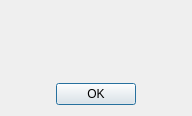
<?xml version="1.0" encoding="UTF-8"?>
<ui version="4.0">
 <class>CAboutDlg</class>
 <widget class="QDialog" name="CAboutDlg">
  <property name="windowModality">
   <enum>Qt::NonModal</enum>
  </property>
  <property name="geometry">
   <rect>
    <x>0</x>
    <y>0</y>
    <width>192</width>
    <height>116</height>
   </rect>
  </property>
  <property name="windowTitle">
   <string>About FT8Call</string>
  </property>
  <layout class="QVBoxLayout" name="verticalLayout">
   <item>
    <layout class="QHBoxLayout" name="horizontalLayout_2">
     <item>
      <widget class="QLabel" name="labelTxt">
       <property name="text">
        <string/>
       </property>
       <property name="alignment">
        <set>Qt::AlignCenter</set>
       </property>
       <property name="openExternalLinks">
        <bool>true</bool>
       </property>
      </widget>
     </item>
    </layout>
   </item>
   <item>
    <spacer name="verticalSpacer">
     <property name="orientation">
      <enum>Qt::Vertical</enum>
     </property>
     <property name="sizeHint" stdset="0">
      <size>
       <width>20</width>
       <height>40</height>
      </size>
     </property>
    </spacer>
   </item>
   <item>
    <layout class="QHBoxLayout" name="horizontalLayout">
     <item>
      <spacer name="horizontalSpacer">
       <property name="orientation">
        <enum>Qt::Horizontal</enum>
       </property>
       <property name="sizeHint" stdset="0">
        <size>
         <width>40</width>
         <height>20</height>
        </size>
       </property>
      </spacer>
     </item>
     <item>
      <widget class="QPushButton" name="okButton">
       <property name="text">
        <string>OK</string>
       </property>
      </widget>
     </item>
     <item>
      <spacer name="horizontalSpacer_2">
       <property name="orientation">
        <enum>Qt::Horizontal</enum>
       </property>
       <property name="sizeHint" stdset="0">
        <size>
         <width>40</width>
         <height>20</height>
        </size>
       </property>
      </spacer>
     </item>
    </layout>
   </item>
  </layout>
 </widget>
 <resources/>
 <connections>
  <connection>
   <sender>okButton</sender>
   <signal>clicked()</signal>
   <receiver>CAboutDlg</receiver>
   <slot>accept()</slot>
   <hints>
    <hint type="sourcelabel">
     <x>321</x>
     <y>120</y>
    </hint>
    <hint type="destinationlabel">
     <x>186</x>
     <y>71</y>
    </hint>
   </hints>
  </connection>
 </connections>
</ui>
